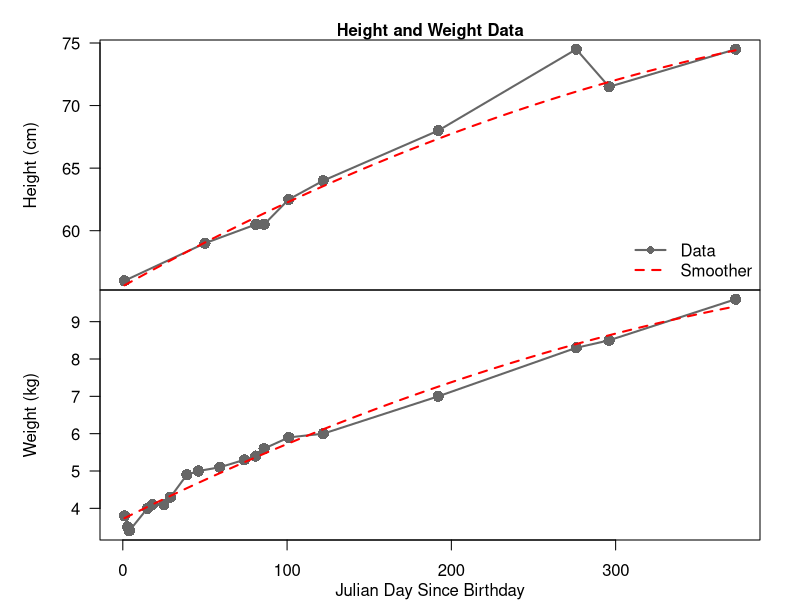
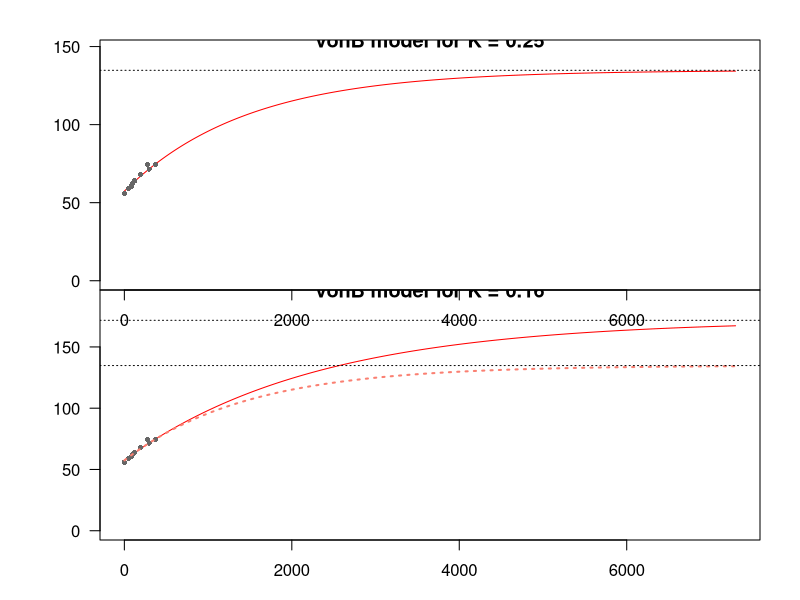
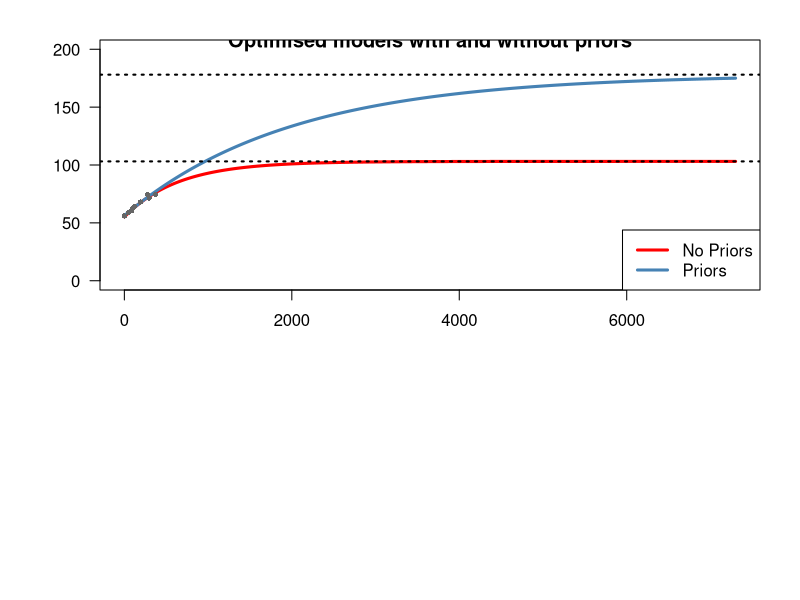

Write R code to recreate these figures, in order.
## ---- chunk 1
library(kableExtra)
library(dplyr)
library(RColorBrewer)

# Set NAs to - signs
options(knitr.kable.NA = '-')

growthData <- read.csv( "./baby-growth.csv", header = TRUE,
                        stringsAsFactors = FALSE ) %>%
              mutate( date = as.Date(date),
                      height = as.numeric(height),
                      weight = as.numeric(weight),
                      j = julian.Date( 
                                x = date, 
                                origin = as.Date("2018-01-02") ) + 1 ) %>%
              dplyr::select( j, height, weight )


## ---- chunk 2

  # Pull each value
  d <- as.integer(growthData$j)
  h <- as.numeric(growthData$height)
  w <- as.numeric(growthData$weight)


  # set up par
  par(mfrow  = c(2,1), oma = c(3,3,2,0), mar = c(0,2,0,2) )

  # First, plot height
  # Get indices where height exists
  hIdx <- which(!is.na(h))
  plot( x = range(d), y = range(h,na.rm = T), axes = F, 
        type = "n" )
    axis( side = 2, las = 1 )
    mtext( side = 2, text = "Height (cm)", line = 3)
    box()
    lines( x = d[hIdx], y = h[hIdx], lwd = 2, lty = 1, col = "grey40" )
    points( x = d, y = h, cex = 1.5, pch = 16, col = "grey40" )
    lines( loess.smooth(x = d[hIdx], y = h[hIdx], span = 100, degree = 2 ),      col = "red", lty = 2, lwd = 2 )
    legend( x = "bottomright", bty = "n",
            legend = c("Data","Smoother"),
            col = c("grey40","red"),
            pch = c(16, NA),
            lty = c(1,2),
            lwd = c(2,2))

  # Now weight
  # Get indices where weight exists
  wIdx <- which(!is.na(w))
  plot( x = range(d), y = range(w,na.rm = T), axes = F, 
        type = "n" )
    axis( side = 2, las = 1 )
    mtext( side = 2, text = "Weight (kg)", line = 3)
    axis( side = 1)
    mtext( side = 1, text = "Julian Day Since Birthday", line = 2)
    box()
    lines( x = d[wIdx], y = w[wIdx], lwd = 2, lty = 1 , col = "grey40")
    points( x = d, y = w, cex = 1.5, pch = 16, col = "grey40" )
    lines( loess.smooth(x = d[wIdx], y = w[wIdx], span = 100, degree = 2 ),      col = "red", lty = 2, lwd = 2 )

    mtext( side = 3, text = "Height and Weight Data", font = 2,
            outer = TRUE )

## ---- chunk 3
# First, create a function to calculate the 
# height at a given day d. Leading parameters 
# H_1, H_2 and K are separated from D values 
# as pars are estimated model parameters passed
# in from the log-likelihood function
vonB <- function( d = 1, 
                  pars = c( H_1 = 62.5, 
                            H_2 = 74.5, 
                            K = 0.25 ), 
                  D = c(100,365) )
{
  # Recover pars
  H_1 <- pars[1]
  H_2 <- pars[2]
  K   <- pars[3]/365

  # Recover D values
  D_1 <- D[1]
  D_2 <- D[2]
  
  # Run calculation
  H_d <- H_1 + (H_2 - H_1) * (exp(-K*D_1) - exp(-K*d)) /( exp(-K*D_1) - exp(-K*D_2) )

  # Return H_d
  return(H_d)
}

## ---- chunk 4
H <- vonB( d = 1:14600 )
Hinf <- max(H)

## ---- chunk 5

plot( x = 1:7300, y = H[1:7300], type = "l", las = 1,
      xlab = "Age (days)", ylab = "Height (cm)",
      col = "red", ylim = c(0,1.1*max(H)),
      main = "vonB model for K = 0.25" )
  points( growthData$j, growthData$height, pch = 16,
          col = "grey40", cex = .7 )
  abline( h = Hinf, lty = 3)

## ---- chunk 6
H2 <- vonB( d = 1:14600, pars = c(  H_1 = 62.5, 
                                    H_2 = 74.5, 
                                    K = 0.16 )  )
Hinf2 <- max(H2)


## ---- chunk 7

plot( x = 1:7300, y = H2[1:7300], type = "l", las = 1,
      xlab = "Age (days)", ylab = "Height (cm)",
      col = "red", ylim = c(0,1.1*max(H2)),
      main = "vonB model for K = 0.16" )
  points( growthData$j, growthData$height, pch = 16,
          col = "grey40", cex = .7 )
  abline( h = Hinf2, lty = 3)
  lines( x = 1:7300, y = H[1:7300], col = "salmon",
          lwd = 2, lty = 3 )
  abline( h = Hinf, lty = 3)

## ---- chunk 8
# Define negative log posterior function,
# we're going to model the H1, H2 and K
# values on the log scale, and we need to
# model
vonB_negLogPost <- function(  theta = c( logH_1 = log(62.5), 
                                         logH_2 = log(74.5), 
                                         logK = log(0.16),
                                         logsigma = 0 ),
                              data = growthData,
                              D = c(100,365),
                              H2Prior = c(74.5, 74.5),
                              KPrior = c(.16, .16/2) )
{
  # Exponentiate leading pars of vonB
  pars <- c(  H_1 = exp(theta[1]),
              H_2 = exp(theta[2]),
              K   = exp(theta[3]) )

  # uncertainty in the observations
  sigma <- exp(theta["logsigma"])

  # Calculate expected observations in a new column
  # of the data frame, then residuals,
  # and then the negative-log-likelihood (with
  # normalising scalar omitted)
  data <- data %>%
          mutate( expHeight = vonB(j, pars = pars, D = D),
                  resid = expHeight - height,
                  negloglik = 0.5*log(sigma^2) + 0.5 * resid^2/sigma^2 )


  # Calculate observation NLL and H2/K neg log priors
  nll     <- sum(data$negloglik, na.rm = T)
  nlp_H2  <- 0
  nlp_K   <- 0
  # Only calculate priors if parameters are given
  if(!is.null(H2Prior))
    nlp_H2  <- 0.5 * (pars[2] - H2Prior[1])^2/H2Prior[2]^2
  if(!is.null(KPrior))
    nlp_K   <- 0.5 * (pars[3] - KPrior[1])^2/KPrior[2]^2


  objFun  <- nll + nlp_H2 + nlp_K + 10 * log(sigma) 

  return(objFun)
}
## ---- chunk 9

# Fit with no priors
fit1 <- optim(  par = c(  logH_1 = log(62.5), 
                           logH_2 = log(74.5), 
                           logK = log(0.16/365),
                           logsigma = 0),
                fn = vonB_negLogPost,
                D = c(100,365), data = growthData,
                H2Prior = NULL,
                KPrior = NULL,
                method = "Nelder-Mead" )



# Fit with priors on K
fit2 <- optim(  par = c(  logH_1 = log(62.5), 
                           logH_2 = log(74.5), 
                           logK = log(0.16/365),
                           logsigma = 0),
                fn = vonB_negLogPost,
                D = c(100,365), data = growthData,
                H2Prior = NULL,
                KPrior = c(0.16,0.08),
                method = "Nelder-Mead" )


## ---- chunk 10

# Recover first model pars
optPars1 <- exp(fit1$par)
# Run the vonB function with the new parameters, 
Hfit1 <- vonB( d = 1:14600, pars = optPars1[1:3])
# estimate new adult height
HinfFit1 <- max(Hfit1)

optPars2 <- exp(fit2$par)
# Run the vonB function with the new parameters, 
Hfit2 <- vonB( d = 1:14600, pars = optPars2[1:3])
# estimate new adult height
HinfFit2 <- max(Hfit2)


# Make a table of optPars1 and optPars2
optParsTab <- rbind(c(optPars1,HinfFit1,fit1$value), c(optPars2,HinfFit2,fit2$value) )
colnames(optParsTab) <- c("$$H_1$$", "$$H_2$$", "$$K$$", "$$\\sigma$$", "$$H_\\infty$$", "-log(Post)")
rownames(optParsTab) <- c("No Priors","Priors")

kable(optParsTab) %>%
  kable_styling(bootstrap_options = c(  "striped", 
                                        "hover",
                                        "condensed",
                                        "responsive"),
                full_width = FALSE)

plot( x = 1:7300, y = Hfit1[1:7300], type = "l", las = 1,
      xlab = "Age (days)", ylab = "Height (cm)",
      col = "red", ylim = c(0,200), lwd = 3,
      main = "Optimised models with and without priors" )
  lines( x = 1:7300, y = Hfit2[1:7300], col = "steelblue", lwd = 3)
  points( growthData$j, growthData$height, pch = 16,
          col = "grey40", cex = .7 )
  abline( h = HinfFit1, lty = 3, lwd = 2)
  abline( h = HinfFit2, lty = 3, lwd = 2)
  legend( x = "bottomright", legend = c("No Priors", "Priors"),
          col = c("red","steelblue"), lwd = 3 )

## ---- chunk 11

kable( growthData ) %>%
  kable_styling(bootstrap_options = c(  "striped", 
                                        "hover",
                                        "condensed",
                                        "responsive"),
                full_width = FALSE,
                position = "float_right" )
